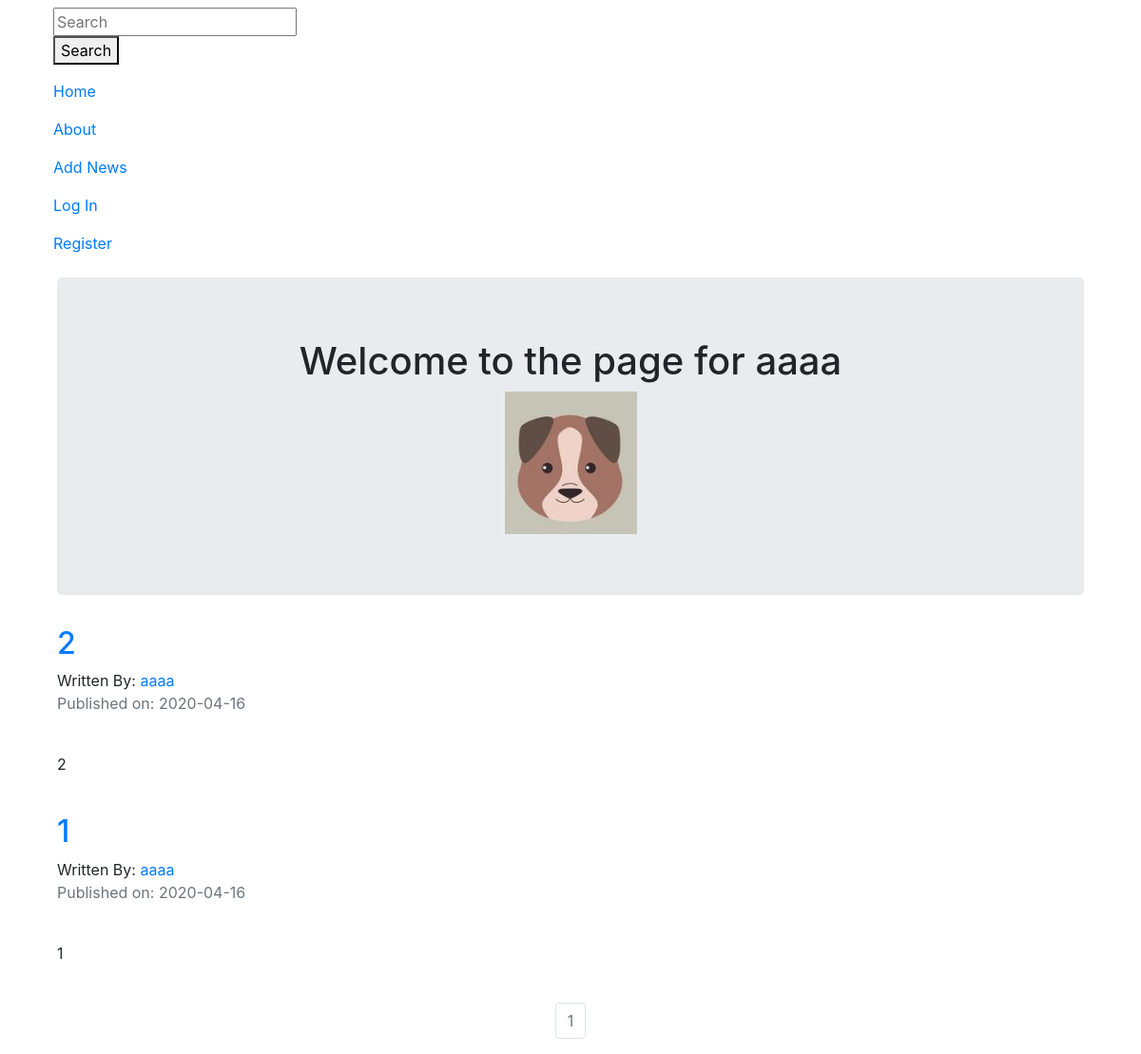
/aaaa, run on an earlier commit of the app's database.
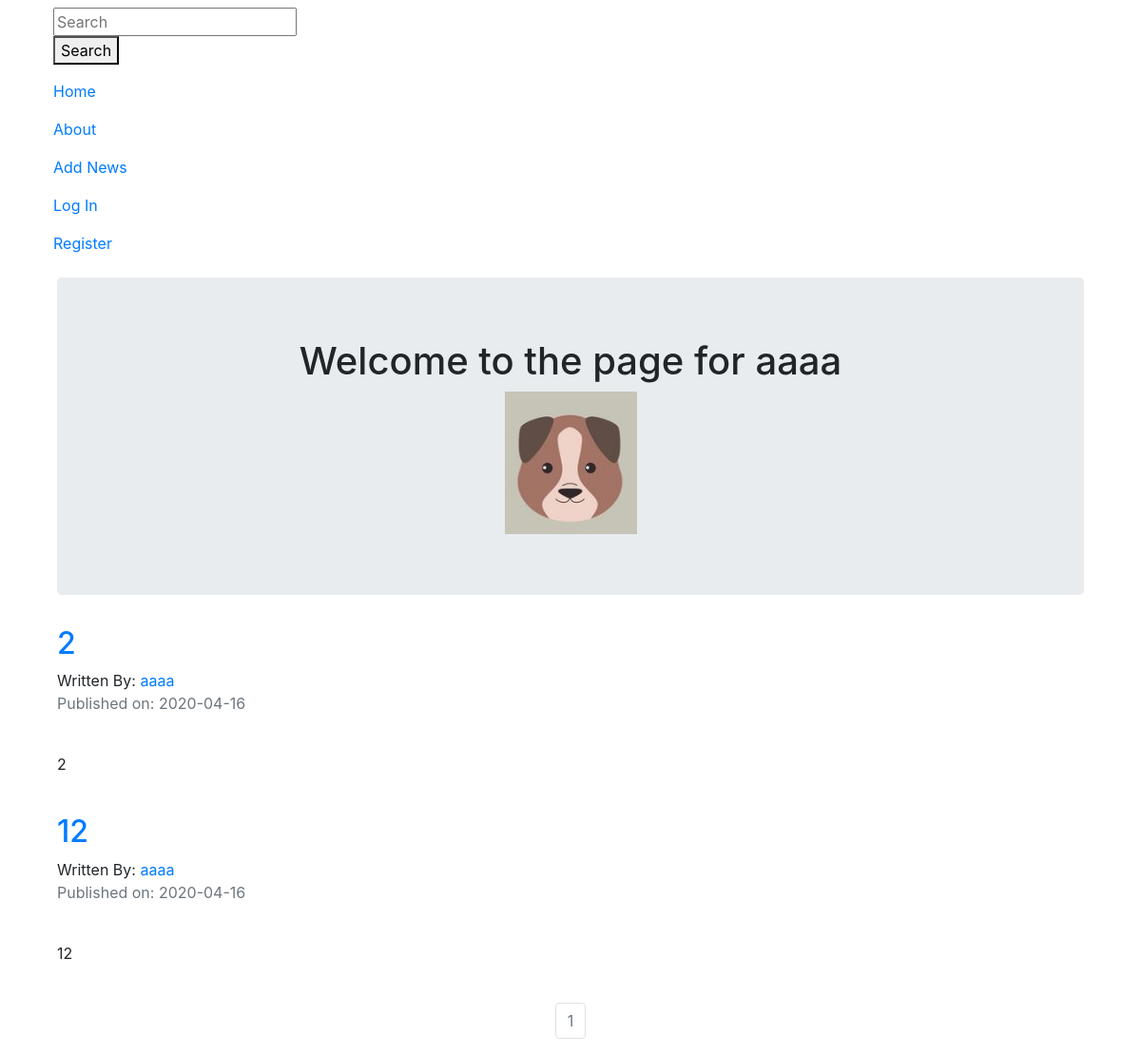
And on a later commit of the database.
### news/models.py (models this page shows, shortened)
class User(db.Model, UserMixin):
    __tablename__ = 'users'
    id = db.Column(db.Integer, primary_key=True)
    profile_image = db.Column(
        db.String(20), nullable=False, default='default_profile.png')
    email = db.Column(db.String(64), unique=True, index=True)
    username = db.Column(db.String(64), unique=True, index=True)
    password_hash = db.Column(db.String(128))
    news_group = db.relationship('News', backref='author', lazy=True)

class News(db.Model):
    __tablename__ = 'news'
    users = db.relationship(User)
    id = db.Column(db.Integer, primary_key=True)
    user_id = db.Column(db.Integer, db.ForeignKey('users.id'), nullable=False)
    picture_link = db.Column(
        db.String(), nullable=False, default='default.png')
    date = db.Column(db.DateTime, nullable=False, default=datetime.utcnow)
    title = db.Column(db.String(140), nullable=False)
    text = db.Column(db.Text, nullable=False)
    comments = db.relationship(
        'Comment', backref='news', lazy=True, cascade="all,delete")
    likes = db.Column(db.Integer, nullable=False, default=0)

### news/users/views.py (the view)
@users.route("/<username>")
def user_news(username):
    page = request.args.get('page', 1, type=int)
    user = User.query.filter_by(username=username).first_or_404()
    news = News.query.filter_by(author=user).order_by(
        News.date.desc()).paginate(page=page, per_page=5)
    return render_template('user_news.html', news=news, user=user)

### news/templates/user_news.html
{% extends "base.html" %}
{% block content %}
<div class="container">
    <div class="jumbotron">
        <div align='center'>
            <h1>Welcome to the page for {{user.username}}</h1>
            <img src="{{url_for('static',filename='profile_pics/'+user.profile_image)}}">
        </div>
    </div>
    {% for news in news.items  %}
    <h2> <a href="{{url_for('news_group.news_view',news_id=news.id)}}">{{news.title}}</a> </h2>
    Written By: <a href="{{url_for('users.user_news',username=news.author.username)}}">{{news.author.username}}</a>
    <p class='text-muted'>Published on: {{news.date.strftime("%Y-%m-%d")}}</p>
    <br>
    <p>{{news.text}}</p>
    <br>
    {% endfor %}
</div>
<nav aria-label='Page Navigation example'>
    <ul class="pagination justify-content-center">
        {% for page_num in news.iter_pages(left_edge=1,right_edge=1,left_current=1,right_current=2)  %}
        {% if news.page == page_num %}
        <li class='page-item disabled'>
            <a class="page-link"
                href="{{url_for('users.user_news',username=user.username,page=page_num)}}">{{ page_num}}</a>
        </li>
        {% else %}
        <li class='page-item'>
            <a class="page-link"
                href="{{url_for('users.user_news',username=user.username,page=page_num)}}">{{ page_num}}</a>
        </li>
        {% endif %}
        {% endfor %}
    </ul>
</nav>
{% endblock %}

### news/templates/base.html (shortened to what this page needs)
<!DOCTYPE html>
<html lang="en">
<head>
    <link rel="stylesheet" href="https://maxcdn.bootstrapcdn.com/bootstrap/4.0.0/css/bootstrap.min.css"
>
    <link href="{{ url_for('static', filename='css/main.css')}}" rel="stylesheet">
</head>
<body>
    <ul>
        <li class="nav-link">
            <form action="{{ url_for('news_group.search') }}">
                <div>
                    <input type="text" id="search_word" name="search_word" placeholder="Search">
                </div>
                <button type="submit" id="button-addon2">Search</button>
            </form>
        </li>
        <li class='nav-link'>
            <a href="{{url_for('core.index')}}">Home</a>
        </li>
        <li class='nav-link'>
            <a href="{{url_for('core.info')}}">About</a>
        </li>
        <li class='nav-link'>
            <a href="{{url_for('news_group.create_news')}}">Add News</a>
        </li>
        {% if current_user.is_authenticated %}
        <li class='nav-link'>
            <a href="{{url_for('users.logout')}}">Log Out</a>
        </li>
        <li class='nav-link'>
            <a href="{{url_for('users.account')}}">Account</a>
        </li>
        {% else %}
        <li class='nav-link'>
            <a href="{{url_for('users.login')}}">Log In</a>
        </li>
        <li class='nav-link'>
            <a href="{{url_for('users.register')}}">Register</a>
        </li>
        {% endif %}
    </ul>
    <div class="container">
        {% block content %}
        {% endblock %}
    </div>
</body>
</html>

What changed in the data, as far as the page shows it:
changed News (number 2 of 2 on the later page): title "1" → "12"; text "1" → "12"
